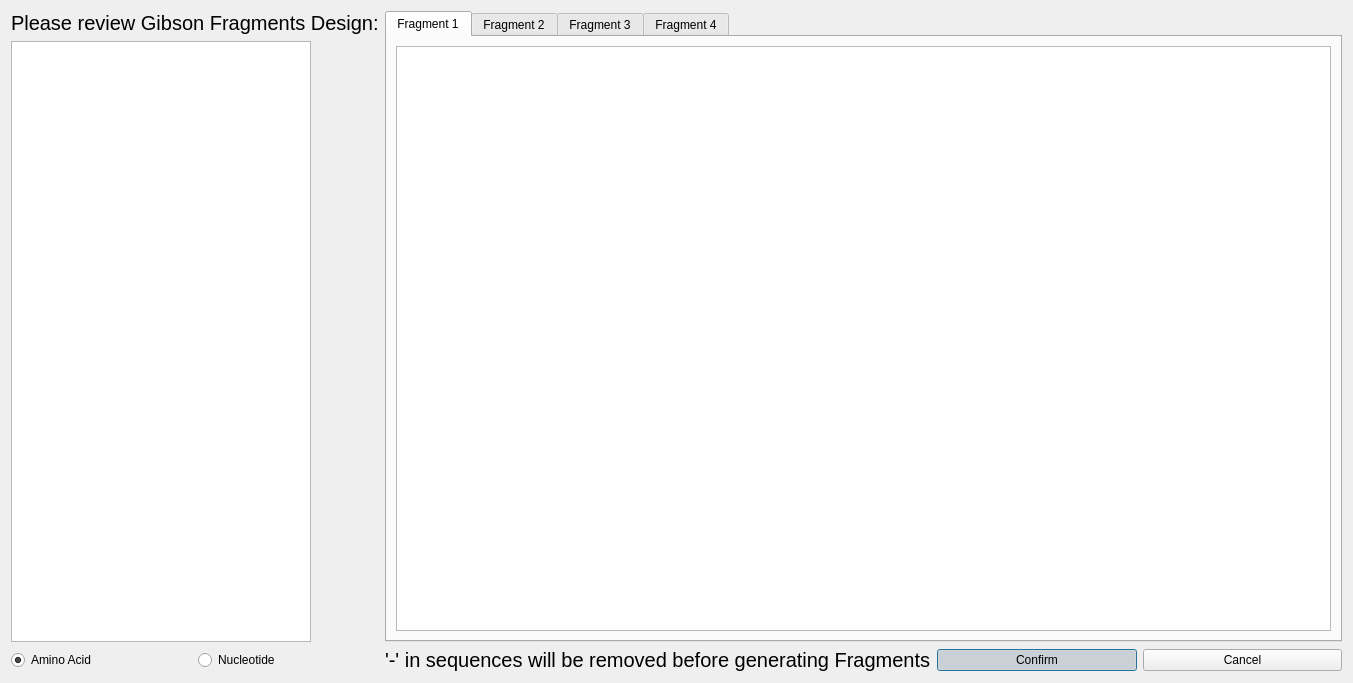
<?xml version="1.0" encoding="UTF-8"?>
<ui version="4.0">
 <class>GibsonMSADialog</class>
 <widget class="QDialog" name="GibsonMSADialog">
  <property name="geometry">
   <rect>
    <x>0</x>
    <y>0</y>
    <width>1353</width>
    <height>683</height>
   </rect>
  </property>
  <property name="windowTitle">
   <string>Review and Confirm all fragments</string>
  </property>
  <layout class="QGridLayout" name="gridLayout">
   <item row="0" column="1" rowspan="2" colspan="2">
    <widget class="QTabWidget" name="tabWidget">
     <property name="currentIndex">
      <number>0</number>
     </property>
     <widget class="QWidget" name="tab">
      <attribute name="title">
       <string>Fragment 1</string>
      </attribute>
      <layout class="QGridLayout" name="gridLayout_2">
       <item row="0" column="0">
        <widget class="QTextEdit" name="seqEditF1">
         <property name="font">
          <font>
           <family>Courier New</family>
           <pointsize>15</pointsize>
          </font>
         </property>
         <property name="lineWidth">
          <number>1</number>
         </property>
         <property name="horizontalScrollBarPolicy">
          <enum>Qt::ScrollBarAsNeeded</enum>
         </property>
         <property name="lineWrapMode">
          <enum>QTextEdit::NoWrap</enum>
         </property>
         <property name="lineWrapColumnOrWidth">
          <number>0</number>
         </property>
        </widget>
       </item>
      </layout>
     </widget>
     <widget class="QWidget" name="tab_2">
      <attribute name="title">
       <string>Fragment 2</string>
      </attribute>
      <layout class="QGridLayout" name="gridLayout_3">
       <item row="0" column="0">
        <widget class="QTextEdit" name="seqEditF2">
         <property name="font">
          <font>
           <family>Courier New</family>
           <pointsize>15</pointsize>
          </font>
         </property>
         <property name="lineWidth">
          <number>1</number>
         </property>
         <property name="horizontalScrollBarPolicy">
          <enum>Qt::ScrollBarAsNeeded</enum>
         </property>
         <property name="lineWrapMode">
          <enum>QTextEdit::NoWrap</enum>
         </property>
         <property name="lineWrapColumnOrWidth">
          <number>0</number>
         </property>
        </widget>
       </item>
      </layout>
     </widget>
     <widget class="QWidget" name="tab_3">
      <attribute name="title">
       <string>Fragment 3</string>
      </attribute>
      <layout class="QGridLayout" name="gridLayout_4">
       <item row="0" column="0">
        <widget class="QTextEdit" name="seqEditF3">
         <property name="font">
          <font>
           <family>Courier New</family>
           <pointsize>15</pointsize>
          </font>
         </property>
         <property name="lineWidth">
          <number>1</number>
         </property>
         <property name="horizontalScrollBarPolicy">
          <enum>Qt::ScrollBarAsNeeded</enum>
         </property>
         <property name="lineWrapMode">
          <enum>QTextEdit::NoWrap</enum>
         </property>
         <property name="lineWrapColumnOrWidth">
          <number>0</number>
         </property>
        </widget>
       </item>
      </layout>
     </widget>
     <widget class="QWidget" name="tab_4">
      <attribute name="title">
       <string>Fragment 4</string>
      </attribute>
      <layout class="QGridLayout" name="gridLayout_5">
       <item row="0" column="0">
        <widget class="QTextEdit" name="seqEditF4">
         <property name="font">
          <font>
           <family>Courier New</family>
           <pointsize>15</pointsize>
          </font>
         </property>
         <property name="lineWidth">
          <number>1</number>
         </property>
         <property name="horizontalScrollBarPolicy">
          <enum>Qt::ScrollBarAsNeeded</enum>
         </property>
         <property name="lineWrapMode">
          <enum>QTextEdit::NoWrap</enum>
         </property>
         <property name="lineWrapColumnOrWidth">
          <number>0</number>
         </property>
        </widget>
       </item>
      </layout>
     </widget>
    </widget>
   </item>
   <item row="2" column="0">
    <layout class="QHBoxLayout" name="horizontalLayout_2">
     <item>
      <widget class="QRadioButton" name="radioAA">
       <property name="text">
        <string>Amino Acid</string>
       </property>
       <property name="checked">
        <bool>true</bool>
       </property>
      </widget>
     </item>
     <item>
      <widget class="QRadioButton" name="radioNT">
       <property name="text">
        <string>Nucleotide</string>
       </property>
      </widget>
     </item>
    </layout>
   </item>
   <item row="0" column="0">
    <widget class="QLabel" name="label">
     <property name="font">
      <font>
       <pointsize>15</pointsize>
      </font>
     </property>
     <property name="text">
      <string>Please review Gibson Fragments Design:</string>
     </property>
    </widget>
   </item>
   <item row="1" column="0">
    <widget class="QListWidget" name="nameList">
     <property name="maximumSize">
      <size>
       <width>300</width>
       <height>16777215</height>
      </size>
     </property>
     <property name="font">
      <font>
       <family>Courier New</family>
       <pointsize>14</pointsize>
      </font>
     </property>
     <property name="editTriggers">
      <set>QAbstractItemView::NoEditTriggers</set>
     </property>
     <property name="selectionMode">
      <enum>QAbstractItemView::MultiSelection</enum>
     </property>
    </widget>
   </item>
   <item row="2" column="2">
    <layout class="QHBoxLayout" name="horizontalLayout">
     <item>
      <widget class="QPushButton" name="confirmButton">
       <property name="text">
        <string>Confirm</string>
       </property>
       <property name="checkable">
        <bool>true</bool>
       </property>
       <property name="checked">
        <bool>true</bool>
       </property>
      </widget>
     </item>
     <item>
      <widget class="QPushButton" name="cancelButton">
       <property name="text">
        <string>Cancel</string>
       </property>
      </widget>
     </item>
    </layout>
   </item>
   <item row="2" column="1">
    <widget class="QLabel" name="notice">
     <property name="font">
      <font>
       <pointsize>15</pointsize>
      </font>
     </property>
     <property name="text">
      <string>'-' in sequences will be removed before generating Fragments</string>
     </property>
    </widget>
   </item>
  </layout>
 </widget>
 <resources/>
 <connections/>
</ui>
